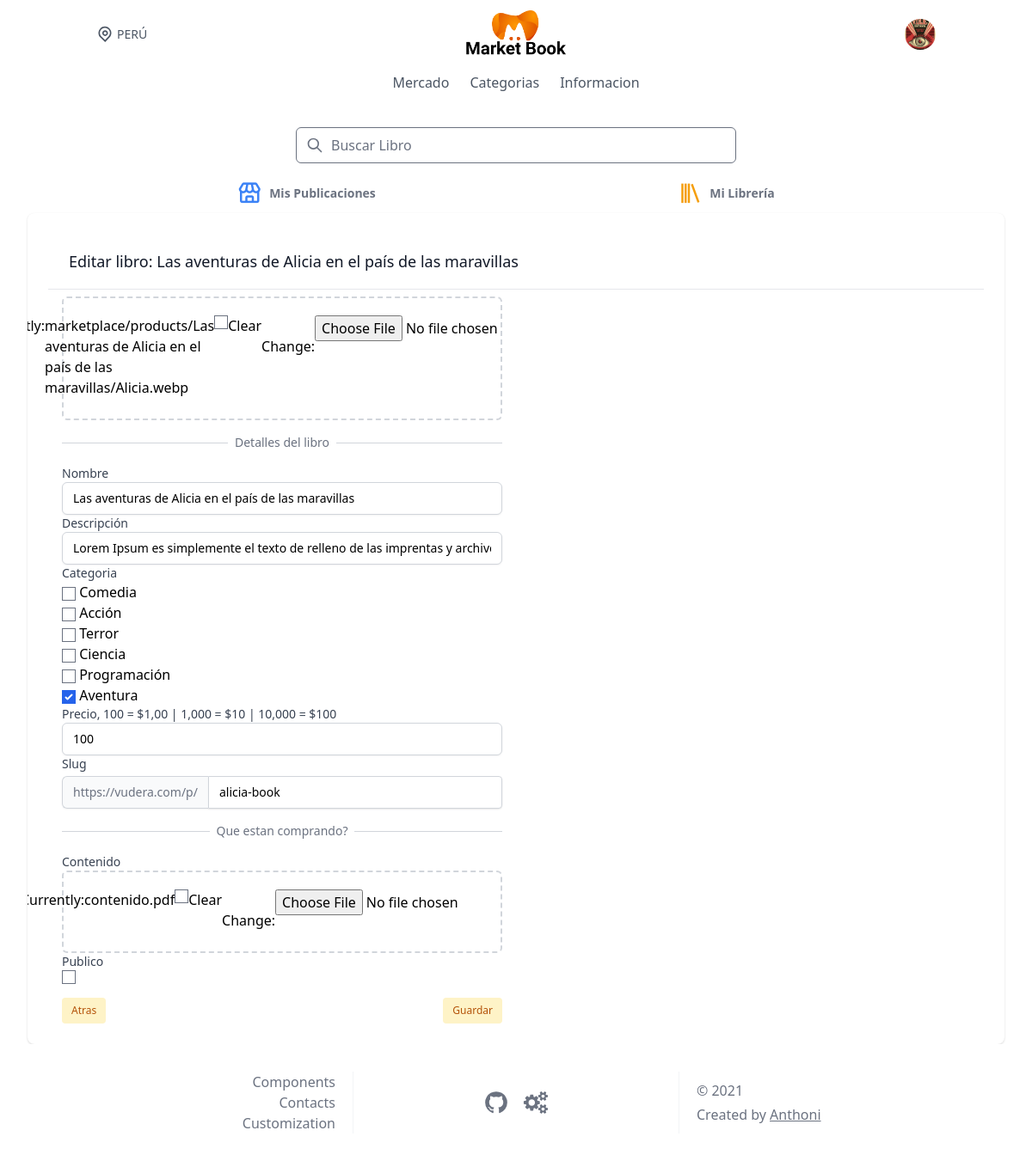
The page /product/alicia-book/update (signed in) on the database as committed earlier.
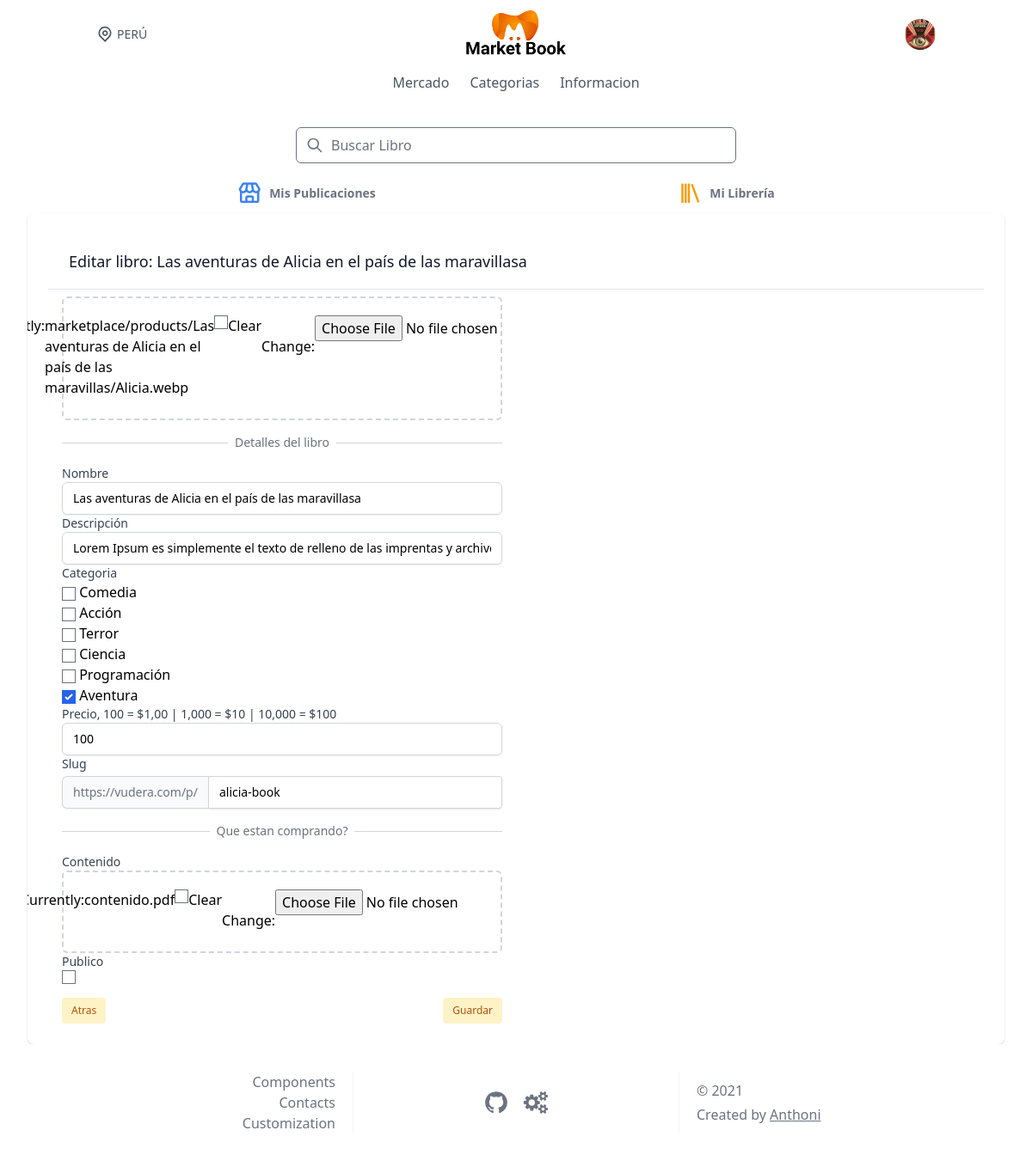
The same page on the database as committed later.
### marketplace/models.py (models this page shows, shortened)
class Product(models.Model):
    user = models.ForeignKey(
        User, on_delete=models.CASCADE, related_name='products')
    name = models.CharField(max_length=100)
    description = models.TextField()
    thumbnail = models.ImageField(
        blank=True, null=True, upload_to=marketplace_directory_path)
    slug = models.SlugField(unique=True)
    content_file = models.FileField(blank=True, null=True)
    active = models.BooleanField(default=False)
    price = models.PositiveIntegerField(default=100)
    category = models.ManyToManyField(Categories)
    created = models.DateTimeField(auto_now_add=True)

### core/views.py (the view, shortened to what this page needs)
# urls.py: path('product/<slug>/update',ProductUpdateView.as_view(),name="product-update"),
class ProductUpdateView(LoginRequiredMixin, UpdateView):
    template_name = 'pages/products/edit.html'
    form_class = ProductModelForm
    def get_queryset(self):
        return Product.objects.filter(user=self.request.user)

### accounts/models.py (called while the page is built)
    def get_produsts_count(self):
        return self.library.products.all().count()

    def get_produsts_count_public(self):
        return self.products.all().count()

    @property
    def get_card_view(self):
        return self.card[15:19]

### marketplace/models.py (called while the page is built)
    def __str__(self):
        return self.name

### templates/pages/products/edit.html (shortened to what the changed rows need)
{% extends 'base.html' %}
{% load static %}
{% block content %}
{% block profile %}
{% include 'components/profile.html'%}
{% endblock profile %}
<div class="max-w-7xl mx-auto sm:px-6 lg:px-8">
    <div class="bg-white overflow-hidden shadow rounded-lg">
        <div class="px-4 py-5 sm:p-6">
                <div class="bg-white px-4 py-5 border-b border-gray-200 sm:px-6">
                    <h3 class="text-lg leading-6 font-medium text-gray-900">
                        Editar libro: {{object.name}}
                    </h3>
                </div>
                <div class="ml-4 mt-2 flex-shrink-0">
                    <div class="-ml-4 -mt-2 flex items-center justify-between flex-wrap sm:flex-nowrap">
                        <div class="ml-4 mt-2">
                            <form class="form-horizontal dark:text-dark-txt" method="post" enctype="multipart/form-data">
                                <div class="mt-1 sm:mt-0 sm:col-span-2">
                                  <div
                                    class="max-w-lg flex justify-center px-6 pt-5 pb-6 border-2 dark:border-dark-third border-gray-300 border-dashed rounded-md">
                                    {{form.thumbnail}}
                                  </div>
                                </div>
                                <div class="relative">
                                  <div class="absolute inset-0 flex items-center" aria-hidden="true">
                                  </div>
                                  <div class="relative flex justify-center my-4">
                                  </div>
                                </div>
                                <label for="photo" class="block text-sm font-medium dark:text-dark-txt text-gray-700">
                                  Nombre
                                </label>
                                {{form.name}}
                                <label for="photo" class="block text-sm font-medium dark:text-dark-txt text-gray-700">
                                  Descripción
                                </label>
                                {{form.description}}
                                <label for="photo" class="block text-sm font-medium dark:text-dark-txt text-gray-700">
                                  Categoria
                                </label>
                                {{form.category}}
                                <label for="photo" class=" block text-sm font-medium dark:text-dark-txt text-gray-700">
                                  Precio, 100 = $1,00 | 1,000 = $10 | 10,000 = $100
                                </label>
                                {{form.price}}
                                <label for="photo" class="block text-sm font-medium dark:text-dark-txt text-gray-700">
                                  Slug
                                </label>
                                <div class="mt-1 flex rounded-md shadow-sm">
                                  <span
                                    class="inline-flex items-center px-3 rounded-l-md border border-r-0 dark:border-dark-second dark:bg-dark-second border-gray-300 bg-gray-50 dark:text-dark-txt text-gray-500 sm:text-sm">
                                    https://vudera.com/p/
                                  </span>
                                  {{form.slug}}
                                </div>
                                <div class="relative">
                                  <div class="absolute inset-0 flex items-center" aria-hidden="true">
                                  </div>
                                  <div class="relative flex justify-center">
                                  </div>
                                </div>
                                <label for="photo" class="block text-sm font-medium dark:text-dark-txt text-gray-700">
                                  Contenido
                                </label>
                                <div class="mt-1 sm:mt-0 sm:col-span-2">
                                  <div
                                    class="max-w-lg flex justify-center px-6 pt-5 pb-6 border-2 dark:border-dark-third border-gray-300 border-dashed rounded-md">
                                    {{form.content_file}}
                                  </div>
                                </div>
                                <label for="photo" class="block text-sm font-medium dark:text-dark-txt text-gray-700">
                                  Publico
                                </label>
                                {{form.active}}
                                <div class="control-group">
                                  <div class="controls">
                                  </div>
                                </div>
                              </form>
                        </div>
                    </div>
                </div>
        </div>
    </div>
</div>
{% endblock content %}

Rows that differ between the two databases and show on the page:
changed Product "alicia-book": name "Las aventuras de Alicia en el país de las maravillas" → "Las aventuras de Alicia en el país de las maravillasa"
